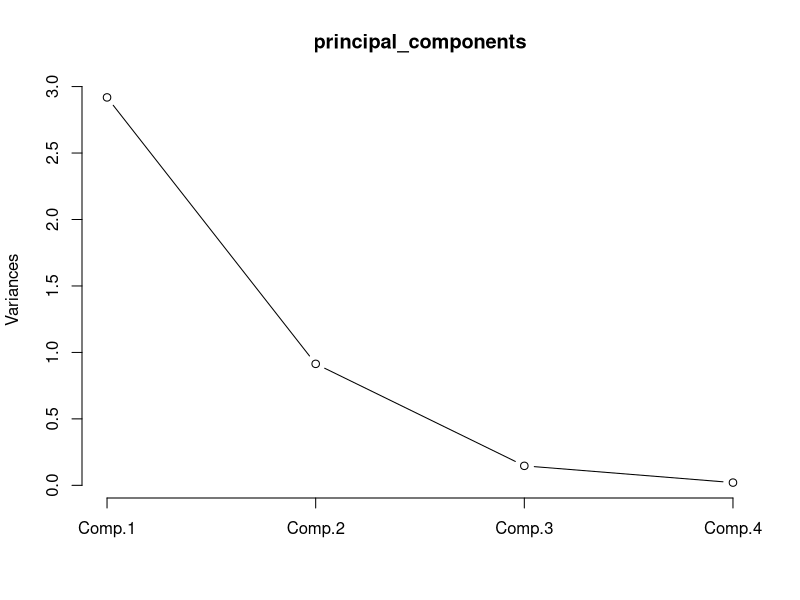
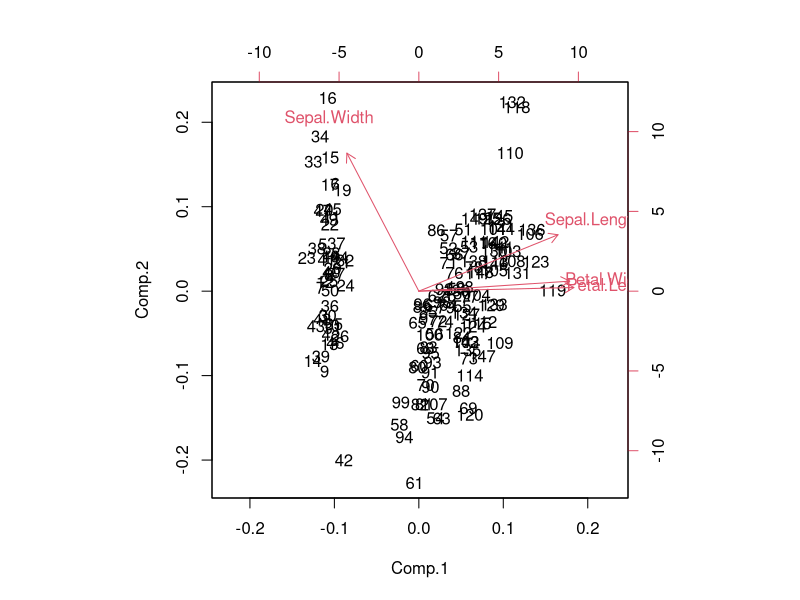

The R script that drew these images, in order:
data('iris')
head(iris)

irisdata1 <- iris[,1:4]
head(irisdata1)

principal_components <- princomp(irisdata1, cor = TRUE, score = TRUE)
summary(principal_components)

plot(principal_components, type='l')
biplot(principal_components)
